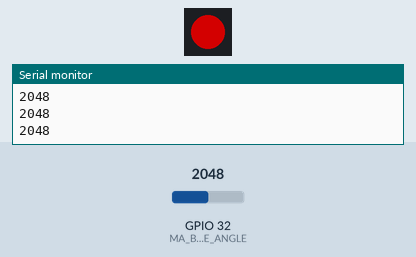
This program was run on a simulated ESP32. On the bench: 1 RGB LEDs in strip order, left to right, the last lines printed to the serial monitor. The test bench sets the inputs (shaded band); at power-on: GPIO 32 (MA_BROCHE_ANGLE) = 2048. Dim RGB values are drawn brighter than linear.

Above: at 1.2 s.
1.3 s: GPIO 32 (MA_BROCHE_ANGLE) set to 18
At 2.0 s:
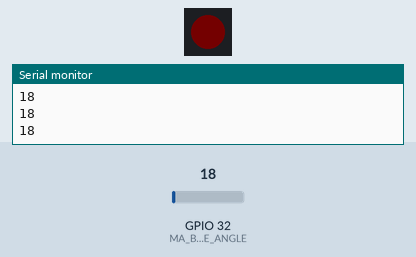
2.9 s: GPIO 32 (MA_BROCHE_ANGLE) set to 15
At 3.3 s:
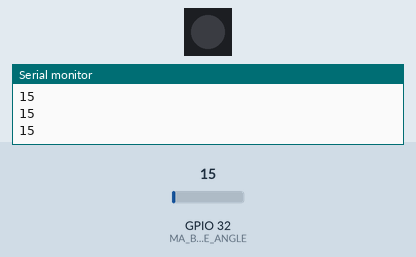
4.5 s: GPIO 32 (MA_BROCHE_ANGLE) set to 491
At 5.8 s:
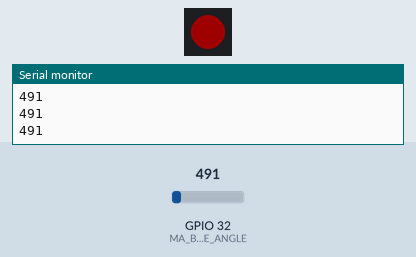
6.1 s: GPIO 32 (MA_BROCHE_ANGLE) set to 0
At 7.2 s:
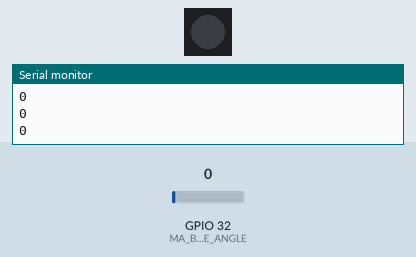
7.7 s: GPIO 32 (MA_BROCHE_ANGLE) set to 2047
At 8.6 s:
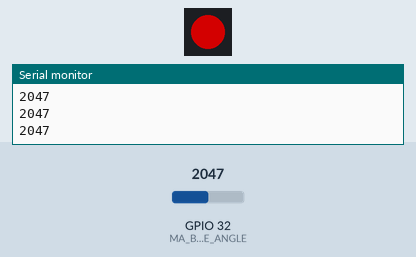
Timing chart, 0 to 10.3 s (numbered marks = the images above; inputs shaded):
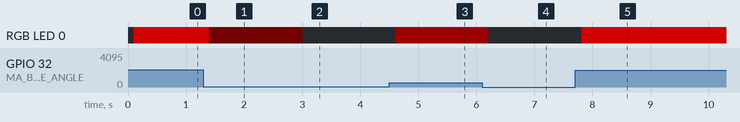

The program:

main.cpp
```cpp
#include <Arduino.h>
#define MA_BROCHE_ANGLE 32
#include <FastLED.h>
CRGB monPixel;


void setup() {
    Serial.begin(115200);
    FastLED.addLeds<WS2812,27,GRB>( & monPixel, 1 );
}

void loop() {
    int maLectureAnalogique;
   maLectureAnalogique = analogRead(MA_BROCHE_ANGLE);
   Serial.print(maLectureAnalogique);
   Serial.println();
   delay(100);
   int red = maLectureAnalogique * 255 / 4095;
   monPixel = CRGB(red,0,0);
   FastLED.show();

   /*if (maLectureAnalogique < 2080){
    monPixel = CRGB (0, 0, 0);
    FastLED.show();
   }
   else {
    monPixel = CRGB (255, 0, 0);
    FastLED.show();
   }*/
}
```

Measured:
- the behaviour switches between 17 and 16 on GPIO 32 (MA_BROCHE_ANGLE) (found by bisection; images 1 and 2)
- after the input at 1.3 s, RGB LED 0: RGB(127, 0, 0) → RGB(1, 0, 0) after 0.10 s
- after the input at 2.9 s, RGB LED 0: RGB(1, 0, 0) → off after 0.11 s
- after the input at 4.5 s, RGB LED 0: off → RGB(30, 0, 0) after 0.11 s
- after the input at 6.1 s, RGB LED 0: RGB(30, 0, 0) → off after 0.11 s
- after the input at 7.7 s, RGB LED 0: off → RGB(127, 0, 0) after 0.12 s
